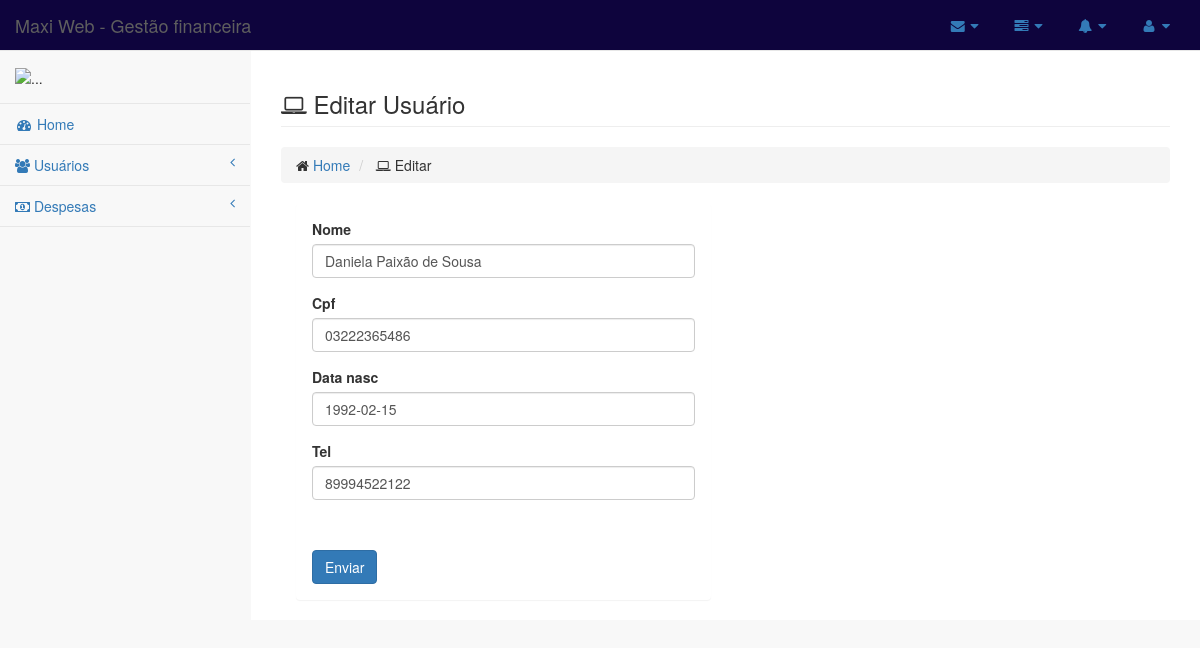
The app's page /financeiro/usuarios/1/edit/ with its own data.
### financeiro/models.py (models this page shows)
class Usuario(models.Model):
    nome = models.CharField(max_length=50)
    cpf = models.CharField(max_length=11)
    data_nasc = models.DateField()
    tel = models.CharField(max_length=11)

### financeiro/views.py (the view)
# urls.py: path('usuarios/<int:usuario_id>/edit/', views.usuario_edit),
def usuario_edit (request, usuario_id):
    if (request.method == 'POST'):
        usuario = Usuario.objects.get(pk=usuario_id)
        form = UsuarioForm(request.POST, instance = usuario)
        if (form.is_valid):
            form.save()
            return redirect ('/financeiro/usuarios/')
        else:
            return render(request, 'usuarios/edit.html', {'form':form, 'usuario_id':usuario_id})
    else:
        usuario = Usuario.objects.get(pk=usuario_id)
        form = UsuarioForm(instance = usuario)
        return render (request, 'usuarios/edit.html',{'form':form, 'usuario_id':usuario_id})

### financeiro/forms.py
class UsuarioForm(ModelForm):
    class Meta:
        model = Usuario
        fields = '__all__'
        widgets = {
            'nome': TextInput(attrs={'class':'form-control'}),
            'cpf': TextInput(attrs={'class':'form-control'}),
            'data_nasc': TextInput(attrs={'class':'form-control'}),
            'tel': TextInput(attrs={'class':'form-control'})
        }

### financeiro/templates/usuarios/edit.html (shortened to what this page needs)
{% extends "base.html" %} {% block daniela %}
<div class="row">
    <div class="col-lg-12">
        <h3 class="page-header">
            <i class="fa fa-laptop"></i> Editar Usuário </h3>
        <ol class="breadcrumb">
            <li>
                <i class="fa fa-home"></i>
                <a href="/financeiro/">Home</a>
            </li>
            <li>
                <i class="fa fa-laptop"></i> Editar </li>
        </ol>
    </div>
</div>
<div class="col-lg-6">
    <section class="panel">
        <div class="panel-body">
            <form action="/financeiro/usuarios/{{usuario_id}}/edit/" method="POST">
                <div class="form-group">
                    <label for="{{form.nome.id_for_label}}">{{form.nome.label}}
                    </label>
                    {{form.nome}}
                </div>
                <div class="form-group">
                    <label for="{{form.cpf.id_for_label}}">{{form.cpf.label}}</label>
                    {{form.cpf}}
                </div>
                <div class="form-group">
                    <label for="{{form.data_nasc.id_for_label}}"> {{form.data_nasc.label}} </label>
                    {{form.data_nasc}}
                </div>
                <div class="form-group">
                    <label for="{{form.tel.id_for_label}}"> {{form.tel.label}} </label>
                    {{form.tel}}
                </div>
                <div class="form-group">
                </div>
                <button type="submit" class="btn btn-primary"> Enviar </button>
            </form>
        </div>
    </section>
</div>
{% endblock %}

### records on screen
Usuario: nome "Daniela Paixão de Sousa", cpf "03222365486", data_nasc "1992-02-15", tel "89994522122"
